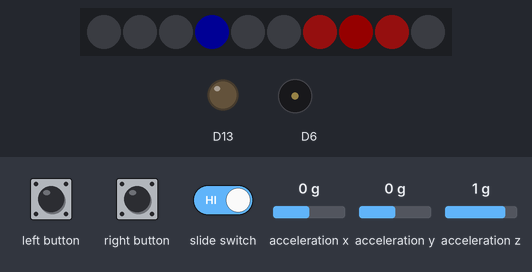
Simulated run of this sketch. Board: Adafruit Circuit Playground Express. On the bench: 10 RGB LEDs in strip order, left to right, output pins drawn as LEDs (lit = HIGH), buzzer (waves = sounding). The test bench sets the inputs (shaded band); at power-on: acceleration x 0 g, acceleration z 1 g, acceleration y 0 g. Dim RGB values are drawn brighter than linear; random numbers use the default seed unless the sketch sets one; what the sketch prints to the serial monitor is not drawn.

Above: at 2.6 s.
2.7 s: left button pressed for 1.1 s
At 4.7 s:
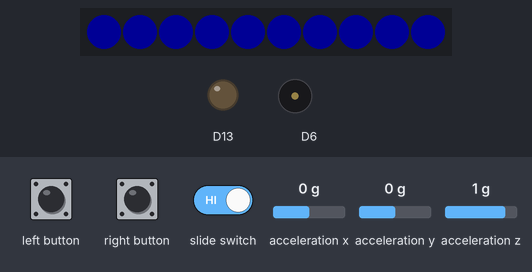
5.3 s: slide switch set LOW
At 5.7 s:
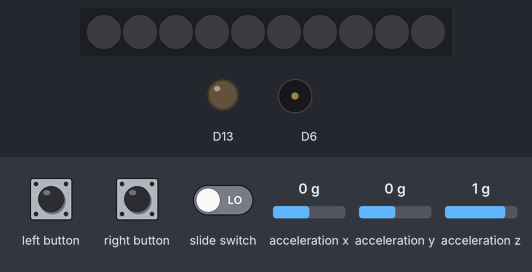
6.8 s: slide switch set HIGH
At 10.4 s:
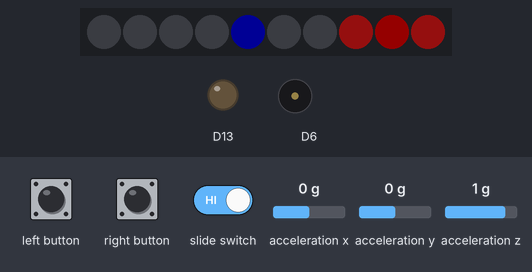
10.7 s: left button pressed for 1.1 s
At 10.96 s:
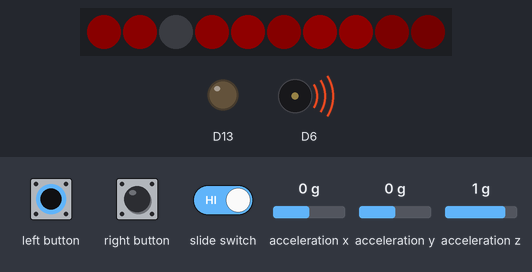
13.3 s: acceleration x set to -1.4 g
At 16.89 s:
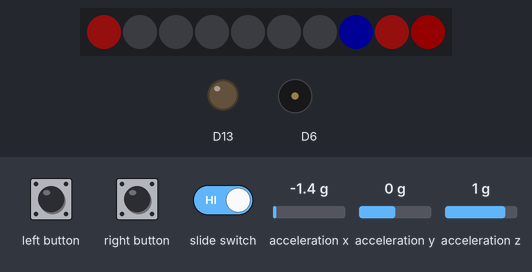
17.2 s: acceleration z set to -0.1 g
At 17.4 s:
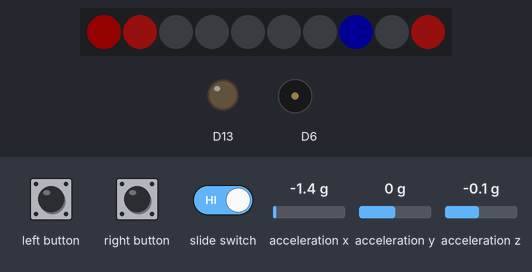
Timing chart, 0 to 19.8 s (numbered marks = the images above; inputs shaded):
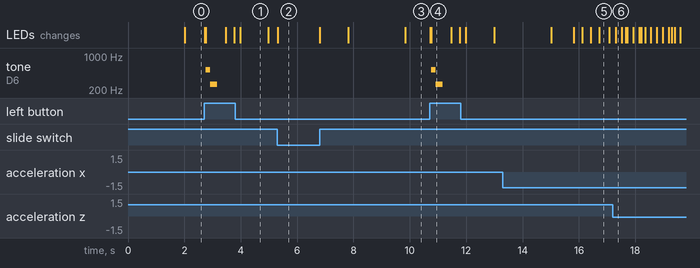

Measured:
- after the input at 2.7 s, tone on D6: silent → 523 Hz after 0.07 s, → 261 Hz 0.15 s later, → silent 0.25 s later
- after the input at 5.3 s, the LEDs: change at once (image 2)
- after the input at 6.8 s, the LEDs: first change at once (image 3 shows a later state)
- after the input at 10.7 s, tone on D6: silent → 523 Hz after 0.07 s, → 261 Hz 0.15 s later, → silent 0.25 s later
- what the display in image 1 shows lasts 1.0 s, from 4.0 s to 5.0 s
- what the display in image 4 shows lasts 0.7 s, from 10.8 s to 11.5 s

The sketch:

sketch_jun4a.ino
```cpp
// Dot sniping game by Nathan Fong
// Implements code from arduino example codes as well as segments of code from previous activities

#include <Adafruit_CircuitPlayground.h>
#include <AsyncDelay.h>

// scoreboard
int hitsCur;
int hitsMax;
String results;

// Sensor values
int micOut;
int accOut;
int avgMic[4] = {0,0,0,0};
int avgMicValue;
int avgAcc[4] = {0,0,0,0};
int avgAccValue;

// position and modulus position, count is linear and mod is limited to 0-9 cycling
int aimCount;
int tarCount;
int aimMod;
int tarMod;
int tarLMod;
int tarRMod;

// Value with toggle between 1 or -1 to indicate direction of aim dot
int directionAim;

// velocity values
int aimVel;
int tarVel;

// upon resolution of these delays, calculate new position variables which will be updated to the LEDs during the position engine, then take sensors to calculate next velocity set/start that delay. Delays should not go below 10ms
AsyncDelay delay_aim;
AsyncDelay delay_target;

// interrupt settup
const byte switchPin = 7;
volatile bool switchToggle;
volatile bool intSFlag = 1;
const byte rButtonPin = 4;
volatile bool intRBFlag = 1;
const byte lButtonPin = 5;
volatile bool intLBFlag = 1;

// Music variables
float midi[127];
int A_four = 440;  // a is 440 hz...
// Arrays to store Scale MIDI pitch sequence
int c_major[8] = { 60, 62, 64, 65, 67, 69, 71, 72 };  // c_major scale on C4

void setup() {
  // setup basics
  Serial.begin(9600);
  CircuitPlayground.begin();
  generateMIDI();

  // setup interrupts
  pinMode(switchPin, INPUT_PULLUP);
  attachInterrupt(digitalPinToInterrupt(switchPin), sLink, CHANGE);
  pinMode(rButtonPin, INPUT_PULLDOWN);
  attachInterrupt(digitalPinToInterrupt(rButtonPin), rBLink, RISING);
  pinMode(lButtonPin, INPUT_PULLDOWN);
  attachInterrupt(digitalPinToInterrupt(lButtonPin), lBLink, RISING);

  // Set flags to current pin state since switch can be toggled on initialization
  intSFlag = digitalRead(switchPin);
  intRBFlag = digitalRead(rButtonPin);
  intLBFlag = digitalRead(lButtonPin);
  switchToggle = digitalRead(switchPin);

  // Start
  startUpGame();
}

void loop() {
  if (intSFlag == 1){
    switchToggle = digitalRead(switchPin);
    intSFlag = 0;
    if (switchToggle) {
      startUpGame();
    }
    else {
      ko(0,0,0);
    }
  }
  if (switchToggle) {
    if (intRBFlag == 1) {
      delay(10);
      intRBFlag = 0;
      if (aimMod == tarMod) {
        effectWin(2);
      }
      else if (aimMod == tarLMod || aimMod == tarRMod) {
        effectWin(1);
      }
      else {
        effectLoss();
      }
    }
    if (intLBFlag == 1) {
      intLBFlag = 0;
      if (directionAim == 1) {
        directionAim = -1;
      }
      else if (directionAim == -1) {
        directionAim = 1;
      }
    }

    // Run calculations for linear to circular position
    aimMod = translateTen(aimCount);
    tarMod = translateTen(tarCount);
    tarLMod = translateTen(tarCount-1);
    tarRMod = translateTen(tarCount+1);

    // Position engine
    for (int i = 0; i < 10; ++i) {
      if (i==aimMod) {
        CircuitPlayground.setPixelColor(i, 0, 0, 255);
      }
      else if (i==tarMod) {
        CircuitPlayground.setPixelColor(i, 255, 0, 0);
      }
      else if (i==tarLMod || i==tarRMod) {
        CircuitPlayground.setPixelColor(i, 255, 25, 25);
      }
      else {
        CircuitPlayground.setPixelColor(i, 0, 0, 0);
      }
    }

    // velocity engines
    // When delay done: change indicated position by 1 either + or -
    if (delay_aim.isExpired()) {
      reCalcAcc();
      accOut = map(avgAccValue,8,38,0,-3000);
      aimVel = 800 + accOut -hitsCur;
      if (aimVel <= 20) {
        aimVel = 20;
      }
      aimCount += directionAim;
      // Serial.println(aimCount);
      // Serial.println(aimVel);
      delay_aim.start(aimVel, AsyncDelay::MILLIS);
    }
    if (delay_target.isExpired()) {
      reCalcMic();
      micOut = map(avgMicValue,50,100,0,-1200);
      tarVel = 650 + micOut;
      if (tarVel <= 20) {
        tarVel = 20;
      }
      tarCount += 1;
      // Serial.println(tarCount);
      // Serial.println(tarVel);
      delay_target.start(tarVel, AsyncDelay::MILLIS);
    }
    results =("");
    results += ("\n\n\nSession High Score: ");
    results += (hitsMax);
    results += ("\n     Current Score: ");
    results += (hitsCur);
    Serial.println(results);
    delay(10);
  }
}


// Start of functions

void setColor(int color, int ccolor) {
  for (int i = 0; i < 10; ++i) {
    CircuitPlayground.setPixelColor(i, color, color, ccolor);
  }
}

// Abstracted way to set all leds to same color
void ko(int numOne, int numTwo, int numThree) {
  for (int i = 0; i < 10; ++i) {
    CircuitPlayground.setPixelColor(i, numOne, numTwo, numThree);
  }
}

// Do music things
void generateMIDI() {
  for (int x = 0; x < 127; ++x) {
    midi[x] = (A_four / 32.0) * pow(2.0, ((x - 9.0) / 12.0));
  }
}
void noiseIsGood() {
  // Serial.println("GoodNoise");
  CircuitPlayground.playTone(midi[c_major[0]], 40);
  CircuitPlayground.playTone(midi[c_major[7]], 40);
}
void noiseIsBad() {
  // Serial.println("BadNoise");
  CircuitPlayground.playTone(midi[c_major[7]], 150);
  CircuitPlayground.playTone(midi[c_major[0]], 250);
}

// Interrupts set up flags
void sLink() {
  intSFlag = 1;
  // Serial.println("switch trip");
}
void rBLink() {
  intRBFlag = 1;
  // Serial.println("right button trip");
}
void lBLink() {
  intLBFlag = 1;
  // Serial.println("left button trip");
}

// Random brightness with certain colors
int graySync;
void sparkle(int decideC) {
  // Make an offset based on the current millisecond count scaled by the current speed.
  uint32_t offset = millis() / 100;
  // Loop through each pixel and set it to an incremental color wheel value.
  for (int i = 0; i < 10; ++i) {
    // Serial.println(count);
    delay(5);
    graySync = random(255);
    CircuitPlayground.setPixelColor(i, graySync, graySync * decideC, graySync * decideC);
  }
}

// Set of outputs that play on hit/miss
void effectWin(int pointCount) {
  sparkle(1);
  noiseIsGood();
  // Serial.println("goodnoise");
  aimCount += 5;
  hitsCur += pointCount;
  if (hitsCur > hitsMax) {
    hitsMax = hitsCur;
  }
  for (int i = 0; i < 10; ++i) {
    sparkle(1);
  }
  ko(255,255,255);
  intRBFlag = 0;
}
void effectLoss() {
  sparkle(0);
  noiseIsBad();
  // Serial.println("badnoise");
  for (int i = 0; i < 15; ++i) {
    sparkle(0);
  }
  ko(255,0,0);
  startUpGame();
  intRBFlag = 0;
}

// Function that initializes all variables
void startUpGame() {
  ko(0,0,0);
  delay_target.expire();
  delay_aim.expire();

  // reseting variables
  aimCount = 3;
  tarCount = 7;
  aimMod = translateTen(aimCount);
  tarMod = translateTen(tarCount);
  tarLMod = translateTen(tarCount-1);
  tarRMod = translateTen(tarCount+1);
  directionAim = 1;

  // set gamestate
  hitsCur = 0;
  ko(0,0,255);
  delay(1000);
  delay_target.start(2000, AsyncDelay::MILLIS);
  delay_aim.start(2000, AsyncDelay::MILLIS);
}
int translateTen(int linearPos) {
  if (linearPos < 0) {

    linearPos = 10 + (linearPos % 10);
  }
  return((linearPos % 10));
}
int accRoCount = 0;
int accRoTotal = 0;
void reCalcAcc() {
  accRoTotal = 0;
  for (int i = 0; i < 4; ++i) {
    if (i==accRoCount){
      avgAcc[i] = abs(CircuitPlayground.motionX()) + abs(CircuitPlayground.motionY()) + abs(CircuitPlayground.motionZ());
    }
    accRoTotal += avgAcc[i];
  }
  accRoCount += 1;
  if (accRoCount==4) {
    accRoCount = 0;
  }
  avgAccValue=accRoTotal/4;
}
int micRoCount = 0;
int micRoTotal = 0;
void reCalcMic() {
  micRoTotal = 0;
  for (int i = 0; i < 4; ++i) {
    if (i==micRoCount){
      avgMic[i] = abs(CircuitPlayground.mic.soundPressureLevel(10));
    }
    micRoTotal += avgMic[i];
  }
  micRoCount += 1;
  if (micRoCount==4) {
    micRoCount = 0;
  }
  avgMicValue=micRoTotal/4;
}
```
